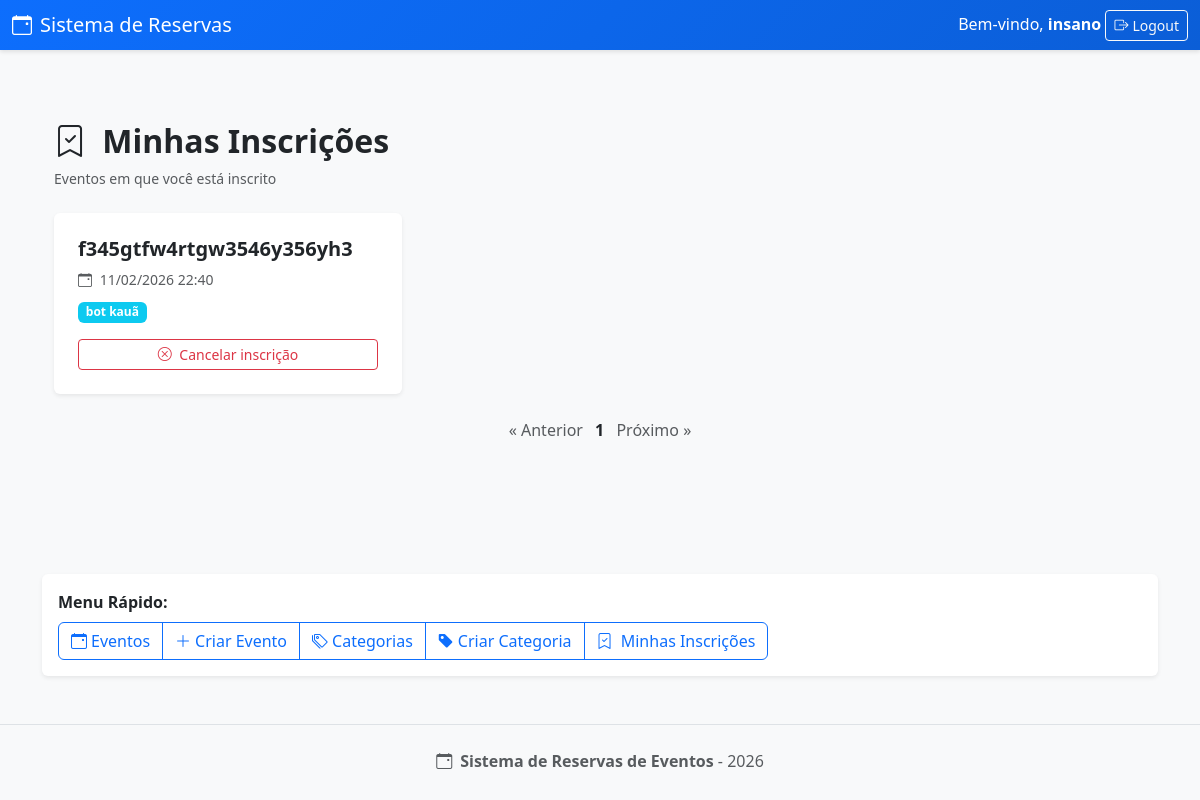
The page /sistemareservas/minhas_inscricoes/ (signed in) on the database as committed earlier.
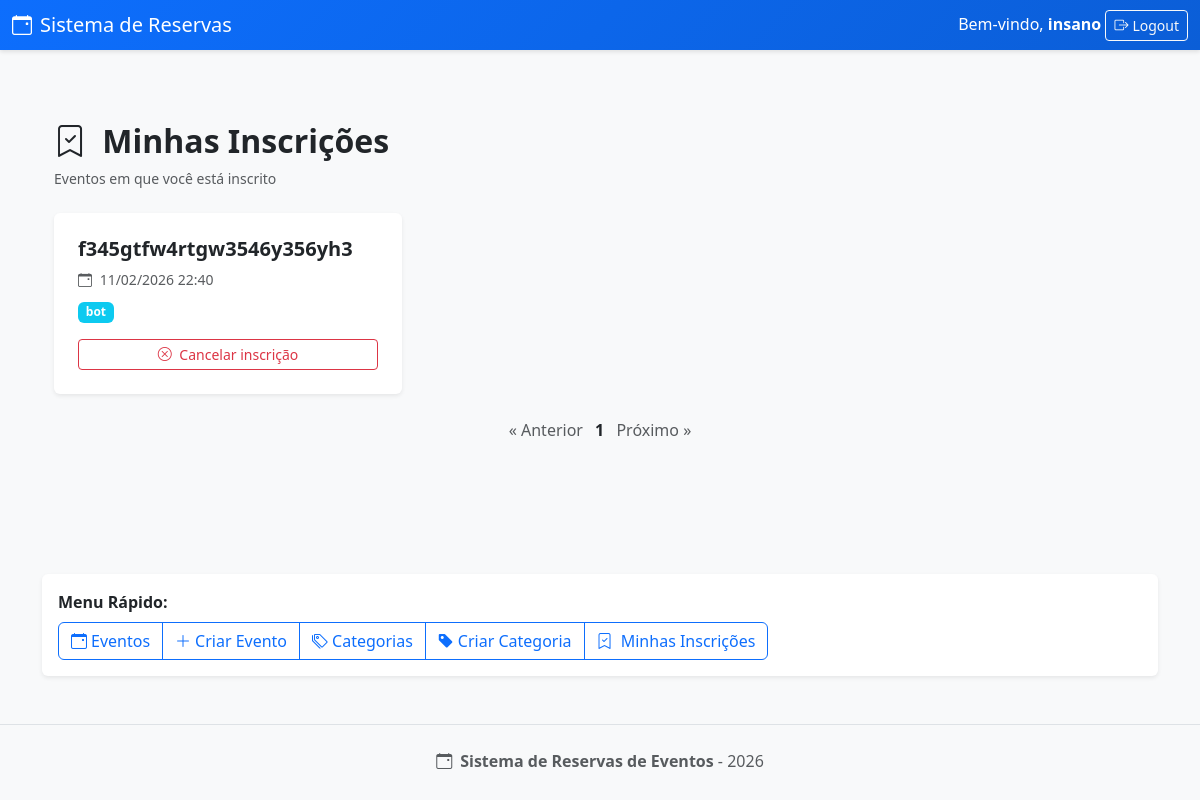
The same page on the database as committed later.
### sistemareservas/models.py (models this page shows, shortened)
class Inscricao(models.Model):
    participante = models.ForeignKey(
        User,
        on_delete=models.CASCADE,
        related_name="inscricoes"
    )
    evento = models.ForeignKey(Evento, on_delete=models.CASCADE)
    data_inscricao = models.DateTimeField(auto_now_add=True)
    class Meta:
        unique_together = ('participante', 'evento')

class Evento(models.Model):
    titulo = models.CharField(max_length=200)
    descricao = models.TextField()
    data = models.DateTimeField()
    local = models.CharField(max_length=200)
    categoria = models.ForeignKey(CategoriaEvento, on_delete=models.CASCADE)
    organizador = models.ForeignKey(
        User,
        on_delete=models.CASCADE,
        related_name="eventos_criados"
    )

class CategoriaEvento(models.Model):
    nome = models.CharField(max_length=100, unique=True)

### sistemareservas/views.py (the view)
# urls.py: path('minhas_inscricoes/',views.minhas_inscricoes,name='minhas_inscricoes'),
@login_required
def minhas_inscricoes(request):
    inscricoes = (
        Inscricao.objects
        .filter(participante=request.user)
        .select_related('evento', 'evento__categoria')
        .order_by('evento__data')
    )
    paginator = Paginator(inscricoes, 6)
    page_number = request.GET.get('page')
    page_obj = paginator.get_page(page_number)
    return render(request, 'sistemareservas/minhas_inscricoes.html', {
        'page_obj': page_obj
    })

### sistemareservas/templates/sistemareservas/minhas_inscricoes.html (shortened to what this page needs)
{% extends 'sistemareservas/base.html' %}
{% block content %}
<div class="container py-5">
    <div class="mb-4">
        <h2 class="fw-bold">
            <i class="bi bi-bookmark-check me-2"></i>
            Minhas Inscrições
        </h2>
        <p class="text-muted small">
            Eventos em que você está inscrito
        </p>
    </div>
    <div class="row g-4">
        {% for inscricao in page_obj %}
        <div class="col-md-6 col-lg-4">
            <div class="card h-100 border-0 shadow-sm">
                <div class="card-body p-4">
                    <h5 class="fw-bold mb-2">
                        {{ inscricao.evento.titulo }}
                    </h5>
                    <p class="text-muted small mb-2">
                        <i class="bi bi-calendar-event me-1"></i>
                        {{ inscricao.evento.data|date:"d/m/Y H:i" }}
                    </p>
                    <p class="mb-3">
                        <span class="badge bg-info">
                            {{ inscricao.evento.categoria.nome }}
                        </span>
                    </p>
                    <a href="{% url 'inscricao_cancelar' inscricao.evento.id %}"
                        class="btn btn-outline-danger btn-sm w-100">
                        <i class="bi bi-x-circle me-1"></i>
                        Cancelar inscrição
                    </a>
                </div>
            </div>
        </div>
        {% endfor %}
    </div>
    <div class="mt-4 text-center">
        {% if page_obj.has_previous %}
        <a href="?page={{ page_obj.previous_page_number }}" class="btn btn-outline-primary btn-sm">
            « Anterior
        </a>
        {% else %}
        <span class="text-muted">« Anterior</span>
        {% endif %}
        {% for num in page_obj.paginator.page_range %}
        {% if page_obj.number == num %}
        <span class="fw-bold mx-2">{{ num }}</span>
        {% else %}
        <a href="?page={{ num }}" class="mx-1">{{ num }}</a>
        {% endif %}
        {% endfor %}
        {% if page_obj.has_next %}
        <a href="?page={{ page_obj.next_page_number }}" class="btn btn-outline-primary btn-sm">
            Próximo »
        </a>
        {% else %}
        <span class="text-muted">Próximo »</span>
        {% endif %}
    </div>
</div>
{% endblock %}

Rows that differ between the two databases and show on the page:
changed through a linked row, Inscricao "f345gtfw4rtgw3546y356yh3": evento.categoria.nome "bot kauã" → "bot"
